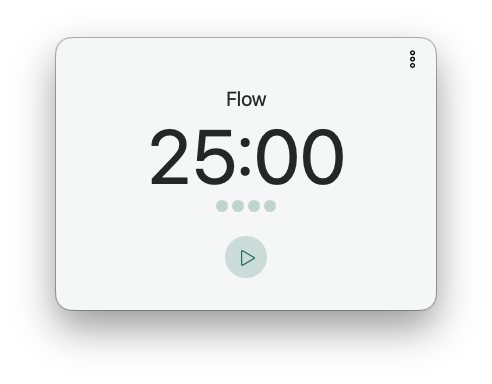
#> input picture Captura de Tela 2026-02-20 às 07.39.13.png, 492 x 384 px
$ python compose-screenshots.py '../Captura de Tela 2026-02-20 às 07.39.13.png'
#> lines starting #> are read from the running program, lines starting #| are printed output that depends on the picture
#!/usr/bin/env python3
"""
Compose raw window screenshots into App Store-ready 2880x1800 canvases.

Each input PNG is scaled (preserving aspect ratio) to fit inside ~80% of the canvas,
centered, with a soft drop shadow over a brand-colored background.

Usage:
    python3 scripts/compose-screenshots.py docs/screenshots/*.png

Output:
    docs/screenshots/composed/01-<original>.png  (2880x1800)
"""
import sys
from pathlib import Path
from PIL import Image, ImageFilter, ImageDraw

# App Store Connect accepts: 1280x800, 1440x900, 2560x1600, 2880x1800
TARGET_W, TARGET_H = 2880, 1800

# Background — light tint of #2D6A4F (app accent)
BG_COLOR = (232, 240, 236)

# Maximum fraction of the canvas the screenshot can occupy
MAX_FILL = 0.80

# Drop shadow params
SHADOW_OFFSET = (0, 24)
SHADOW_BLUR = 32
SHADOW_OPACITY = 80  # 0-255


def compose(src_path: Path, dst_path: Path) -> None:
    img = Image.open(src_path).convert("RGBA")
#> img is the input picture: PIL image 492x384 RGBA; mean R, G, B, A 128.9, 129.6, 129.5, 146.1

    # Scale screenshot to fit in MAX_FILL × canvas, preserving aspect ratio
    max_w = int(TARGET_W * MAX_FILL)
    max_h = int(TARGET_H * MAX_FILL)
    scale = min(max_w / img.width, max_h / img.height)
#> scale = 3.75
    new_w = int(img.width * scale)
#> new_w = 1845
    new_h = int(img.height * scale)
#> new_h = 1440
    img = img.resize((new_w, new_h), Image.LANCZOS)
#> img: PIL image 1845x1440 RGBA

    # Canvas with brand background
    canvas = Image.new("RGBA", (TARGET_W, TARGET_H), BG_COLOR + (255,))
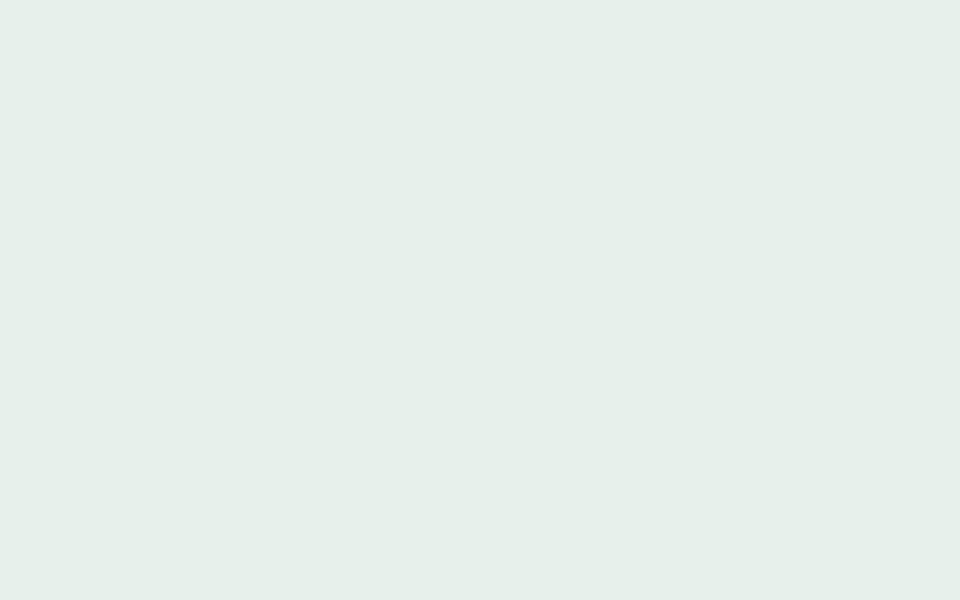
#> canvas: PIL image 2880x1800 RGBA (shown at 1/3 size); mean R, G, B, A 232, 240, 236, 255

    # Position centered
    pos_x = (TARGET_W - new_w) // 2
#> pos_x = 517
    pos_y = (TARGET_H - new_h) // 2
#> pos_y = 180

    # Shadow layer (slightly larger than image, blurred)
    shadow = Image.new("RGBA", (TARGET_W, TARGET_H), (0, 0, 0, 0))
#> shadow: PIL image 2880x1800 RGBA; every value is 0
    sx, sy = SHADOW_OFFSET
    shadow_box = (pos_x + sx, pos_y + sy, pos_x + sx + new_w, pos_y + sy + new_h)
#> shadow_box = (517, 204, 2362, 1644)
    ImageDraw.Draw(shadow).rectangle(
        shadow_box, fill=(0, 0, 0, SHADOW_OPACITY)
    )
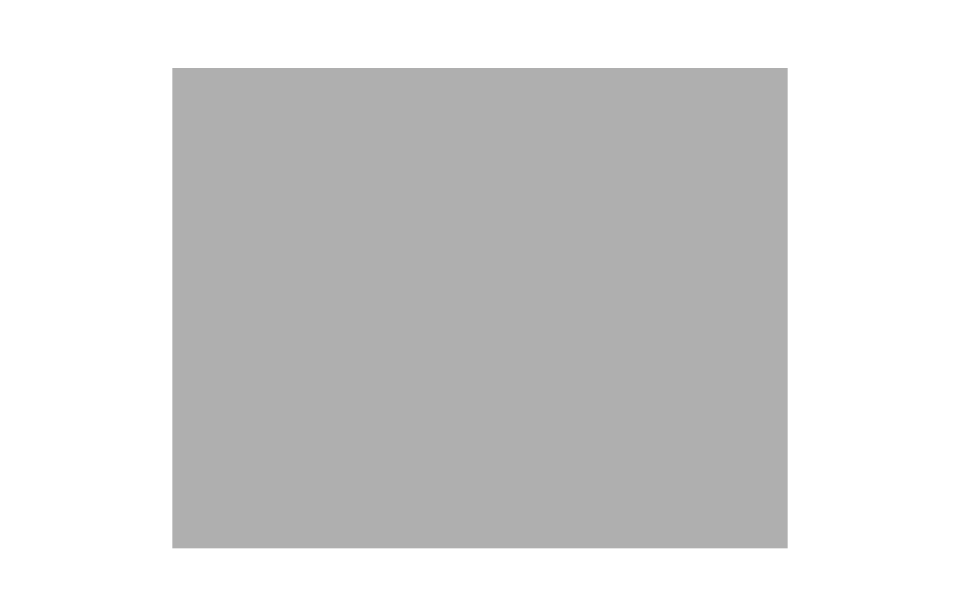
#> shadow: PIL image 2880x1800 RGBA (shown at 1/3 size); mean R, G, B, A 0, 0, 0, 41.1; transparent parts drawn white
    shadow = shadow.filter(ImageFilter.GaussianBlur(SHADOW_BLUR))
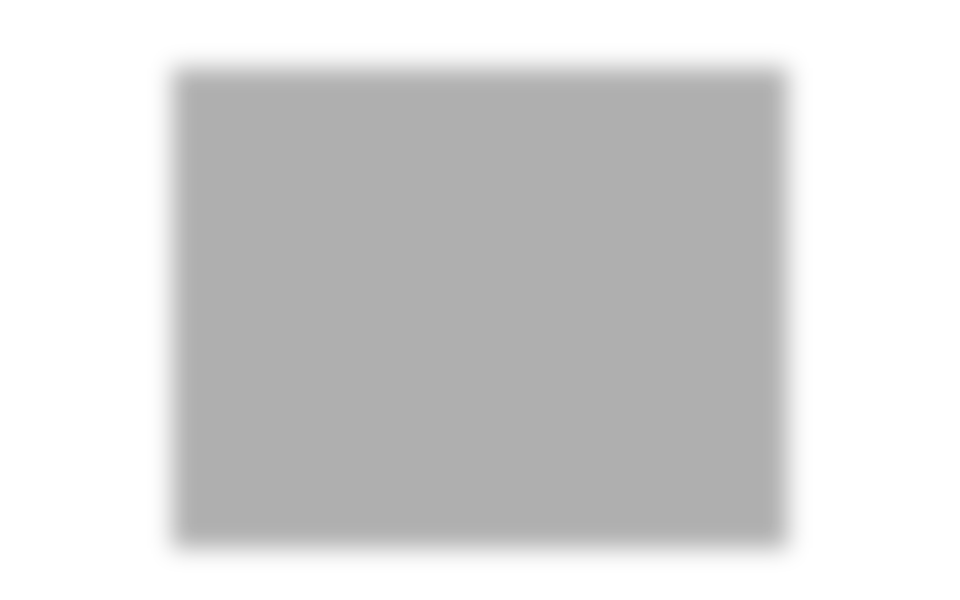
#> shadow: PIL image 2880x1800 RGBA (shown at 1/3 size); mean R, G, B, A 0, 0, 0, 41.1; transparent parts drawn white

    canvas.alpha_composite(shadow)
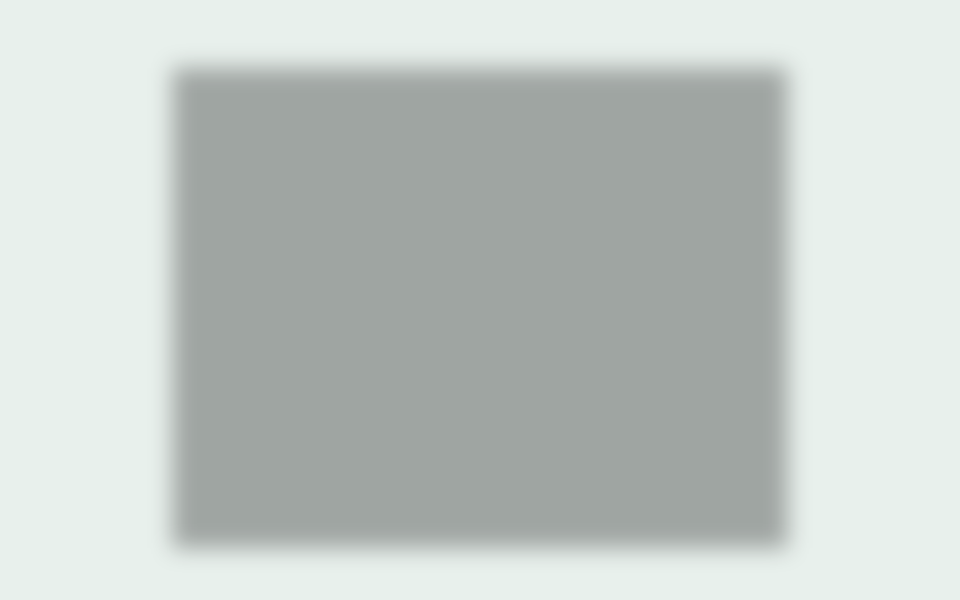
#> canvas: PIL image 2880x1800 RGBA (shown at 1/3 size); mean R, G, B, A 194.6, 201.5, 198, 255
    canvas.alpha_composite(img, (pos_x, pos_y))
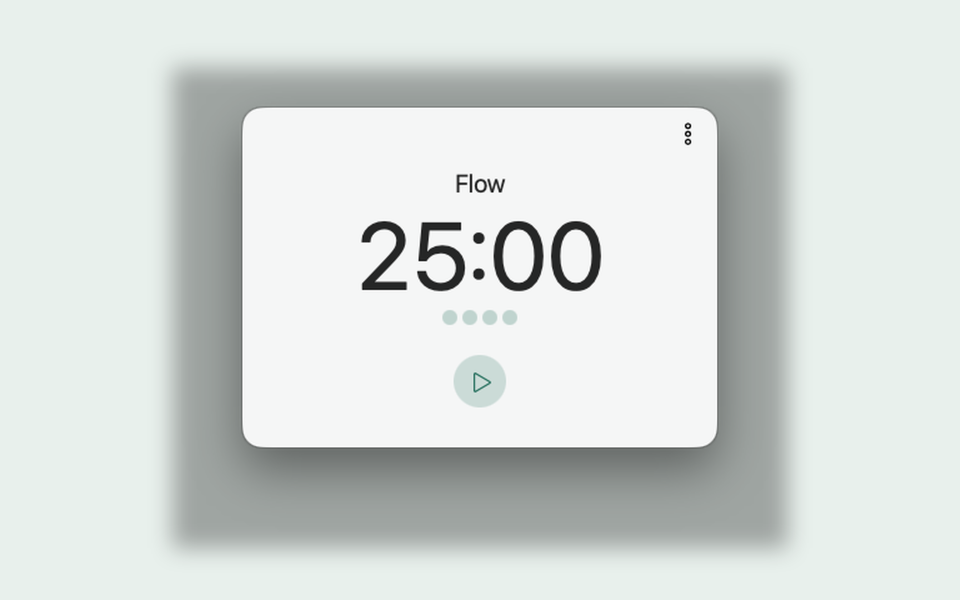
#> canvas: PIL image 2880x1800 RGBA (shown at 1/3 size); mean R, G, B, A 213.9, 219.4, 216.8, 255

    canvas.convert("RGB").save(dst_path, "PNG", optimize=True)
    print(f"  {dst_path.name}  ({new_w}×{new_h} centered)")
#|   01-Captura de Tela 2026-02-20 às 07.39.13.png  (1845×1440 centered)


def main(argv: list[str]) -> int:
    if len(argv) < 2:
        print("usage: compose-screenshots.py <input.png> [more.png ...]", file=sys.stderr)
        return 1

    out_dir = Path("docs/screenshots/composed")
    out_dir.mkdir(parents=True, exist_ok=True)

    inputs = sorted(Path(p) for p in argv[1:] if Path(p).exists())
    if not inputs:
        print("No valid input files.", file=sys.stderr)
        return 1

    print(f"Composing {len(inputs)} screenshot(s) → {out_dir}/  (canvas {TARGET_W}×{TARGET_H})")
    for idx, src in enumerate(inputs, start=1):
        dst = out_dir / f"{idx:02d}-{src.stem}.png"
        compose(src, dst)
    return 0


if __name__ == "__main__":
    raise SystemExit(main(sys.argv))
#> (the program exits here)

$ run again, on Captura de Tela 2026-02-20 às 07.40.17.png
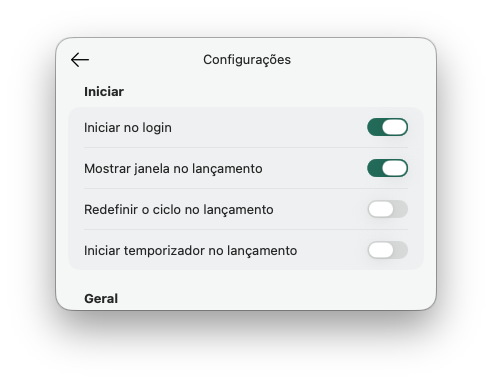
#> input picture Captura de Tela 2026-02-20 às 07.40.17.png, 492 x 384 px
#> in compose, img is the input picture: PIL image 492x384 RGBA; mean R, G, B, A 128.2, 129, 129.3, 146.1
#> img: PIL image 1845x1440 RGBA
#> in compose, `canvas.alpha_composite(img, (pos_x, pos_y))`:
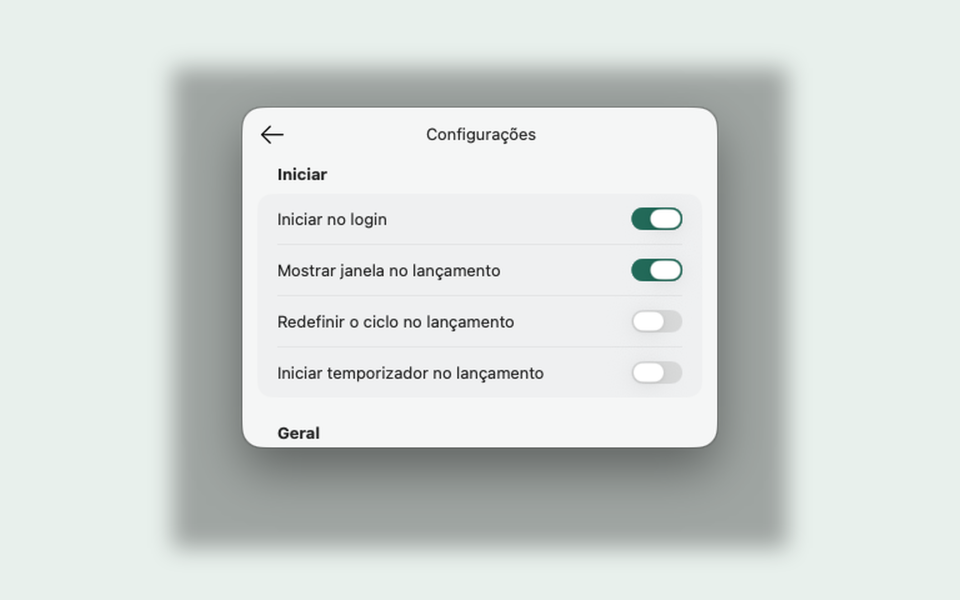
#> canvas: PIL image 2880x1800 RGBA (shown at 1/3 size); mean R, G, B, A 213.6, 219.2, 216.7, 255
#|   01-Captura de Tela 2026-02-20 às 07.40.17.png  (1845×1440 centered)

$ run again, on Captura de Tela 2026-02-20 às 07.40.28.png
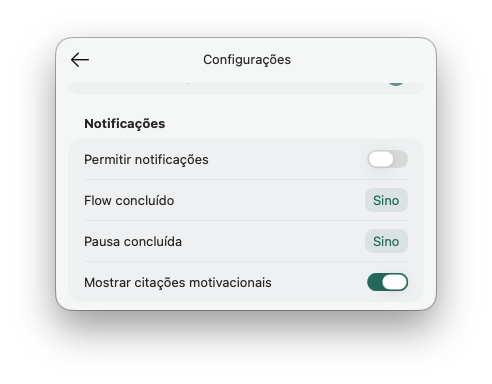
#> input picture Captura de Tela 2026-02-20 às 07.40.28.png, 492 x 384 px
#> in compose, img is the input picture: PIL image 492x384 RGBA; mean R, G, B, A 128.6, 129.4, 129.6, 146.1
#> img: PIL image 1845x1440 RGBA
#> in compose, `canvas.alpha_composite(img, (pos_x, pos_y))`:
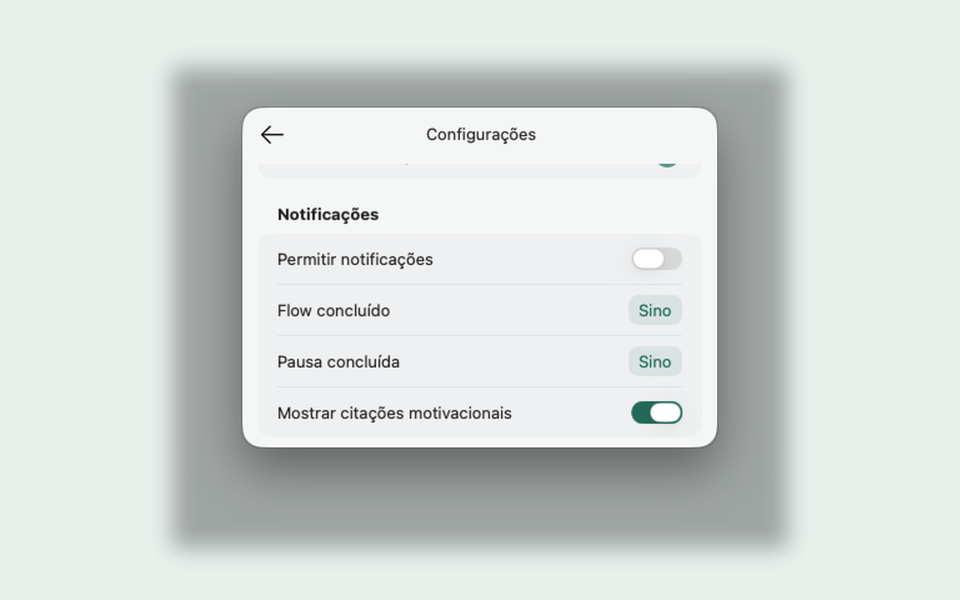
#> canvas: PIL image 2880x1800 RGBA (shown at 1/3 size); mean R, G, B, A 213.8, 219.3, 216.9, 255
#|   01-Captura de Tela 2026-02-20 às 07.40.28.png  (1845×1440 centered)

$ run again, on Captura de Tela 2026-02-20 às 07.41.06.png
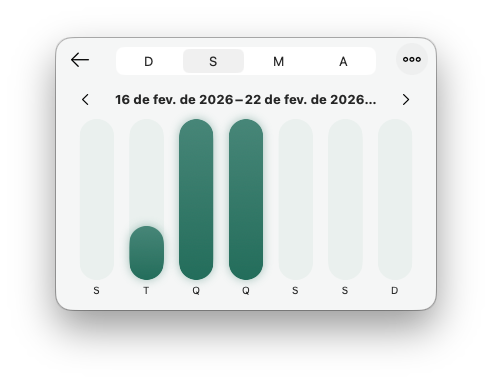
#> input picture Captura de Tela 2026-02-20 às 07.41.06.png, 492 x 384 px
#> in compose, img is the input picture: PIL image 492x384 RGBA; mean R, G, B, A 118.1, 123.8, 122.5, 146.1
#> img: PIL image 1845x1440 RGBA
#> in compose, `canvas.alpha_composite(img, (pos_x, pos_y))`:
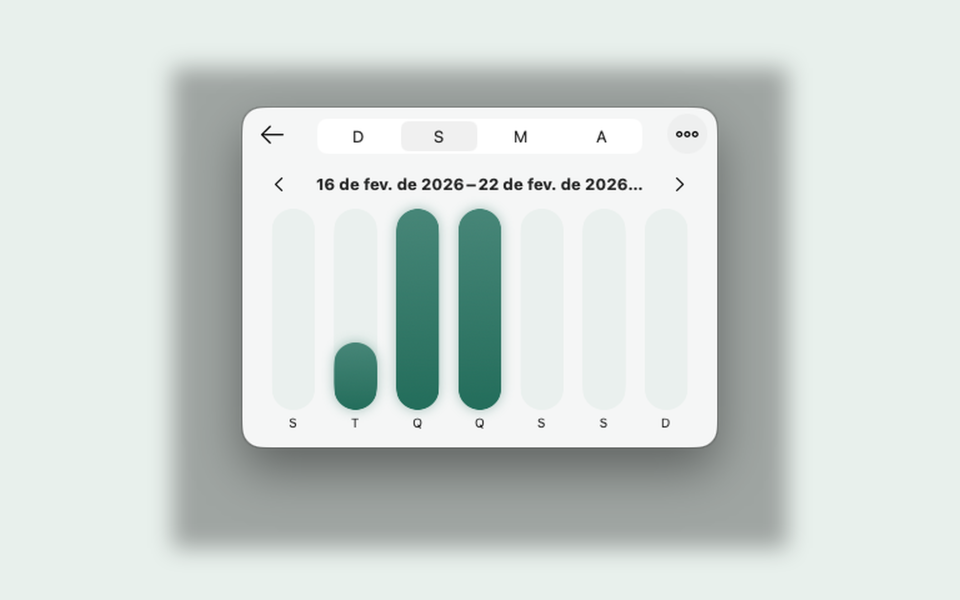
#> canvas: PIL image 2880x1800 RGBA (shown at 1/3 size); mean R, G, B, A 208.4, 216.5, 213.2, 255
#|   01-Captura de Tela 2026-02-20 às 07.41.06.png  (1845×1440 centered)
